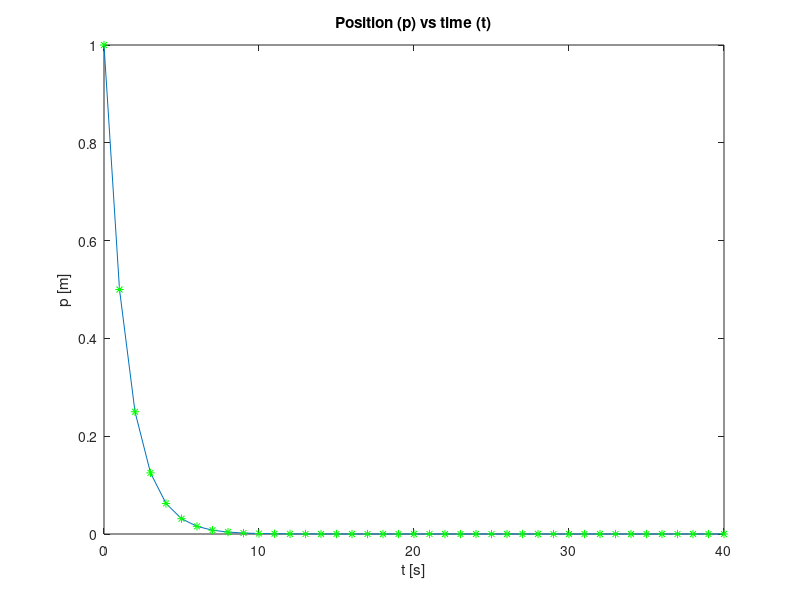

Here is the MATLAB script that generated this plot:
% Calculate the position of a one-dimensional vehicle and plot the results
% clean up workspace and windows (for common practice)clear all 
% clears the workspace%
close all;
% close all windows
clc;
% clear the workspace screen% define step size
h = 1; % in seconds% define initial position
p0 = 1; % in meters% define length of data
N = 40;% define reference
p_star = 0;
% define the proportional gain K
K = 0.5;
% check for stability criterion 
if abs(1 - h * K) < 1  
    % check if parameters are chosen properly    
    % calculate p1, p2, p3, ... pN    
    P(1) = p0; % define initial position as a vector    
    % and time    
    T(1) = 0; % define initial time in s    
    for k = 1:N        
        v(k) = K * (p_star - P(k));        
        P(k+1) = P(k) + h * v(k); 
        % calculate p_new in m/s        
        T(k+1) = T(k) + h; 
        % calculate new time in seconds    
    end
    figure(1); % start a brand new figure for the plot using vectors
    %clf    
    plot(T,P) 
    % plot data points plus interpolation    
    hold on    
    plot(T,P,'*g') % plots data points only    
    xlabel('t [s]') % creates label for horizontal axis    
    ylabel('p [m]') % creates label for vertical axis    
    title('Position (p) vs time (t)') % creates titleelse    
else    
    DISP('Wrong choice of parameters')
end